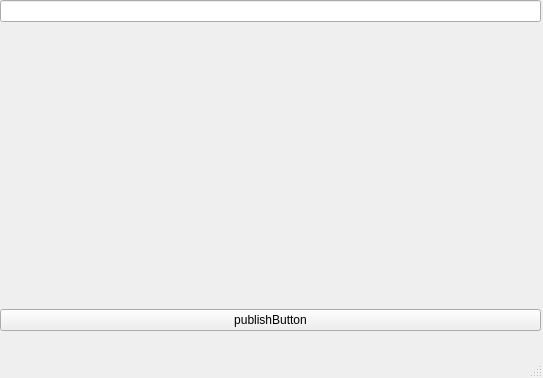
<?xml version="1.0" encoding="UTF-8"?>
<ui version="4.0">
 <class>MainWindow</class>
 <widget class="QMainWindow" name="MainWindow">
  <property name="geometry">
   <rect>
    <x>0</x>
    <y>0</y>
    <width>543</width>
    <height>378</height>
   </rect>
  </property>
  <property name="windowTitle">
   <string>MainWindow</string>
  </property>
  <widget class="QWidget" name="centralwidget">
   <widget class="QWidget" name="verticalLayoutWidget">
    <property name="geometry">
     <rect>
      <x>0</x>
      <y>0</y>
      <width>541</width>
      <height>331</height>
     </rect>
    </property>
    <layout class="QVBoxLayout" name="verticalLayout">
     <item>
      <widget class="QLineEdit" name="lineEdit_input"/>
     </item>
     <item>
      <widget class="QLabel" name="label_recv">
       <property name="text">
        <string/>
       </property>
      </widget>
     </item>
     <item>
      <widget class="QPushButton" name="publishButton">
       <property name="text">
        <string>publishButton</string>
       </property>
      </widget>
     </item>
    </layout>
   </widget>
  </widget>
  <widget class="QMenuBar" name="menubar">
   <property name="geometry">
    <rect>
     <x>0</x>
     <y>0</y>
     <width>543</width>
     <height>22</height>
    </rect>
   </property>
  </widget>
  <widget class="QStatusBar" name="statusbar"/>
 </widget>
 <resources/>
 <connections/>
</ui>
